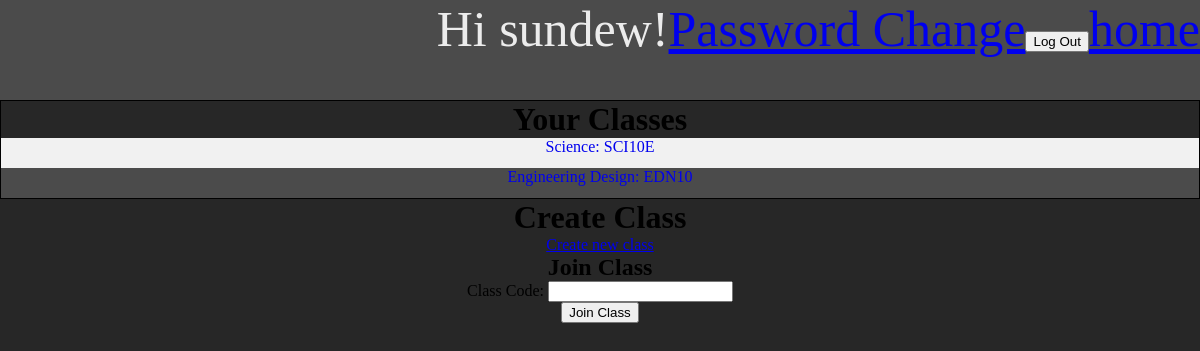
The app's page / (signed in) with its own data.
### accounts/models.py (models this page shows, shortened)
class ClassList(models.Model):
    UserID = models.ForeignKey(Account, on_delete=models.CASCADE)
    ClassID = models.ForeignKey(Classes, on_delete=models.CASCADE)  #
    Teacher = models.BooleanField("IsTeacher")

class Classes(models.Model):
    ClassName = models.CharField(max_length=100, null=True)
    Subject = models.CharField(max_length=50, null=True)
    id = models.AutoField(primary_key=True)
    ClassCode = models.CharField(max_length=6, null=True, verbose_name="Class Code")
    ClassJoinCode = models.CharField(max_length=6, null=True, unique=True, verbose_name="join Code")
    Teachers = models.ManyToManyField(User)

### accounts/views.py (the view)
# urls.py: 2. Add a URL to urlpatterns:  path('', Home.as_view(), name='home')
@login_required(redirect_field_name='registration/login/')
def Home(request):
    user = request.user
    class_lists = ClassList.objects.filter(UserID__id=user.id)
    if request.method == 'POST':
        form = JoinClassForm(request.POST)
        if form.is_valid():
            class_code = form.cleaned_data['class_code']
            return redirect(f'/joinclass/?code={class_code}')
    else:
        form = JoinClassForm()
    context = {
        'IsTeacher': user.account.IsTeacher,
        'class_list': class_lists,
        'form': form
    }
    return render(request, 'home.html', context=context)

### accounts/forms.py
class JoinClassForm(forms.Form):
    class_code = forms.CharField(label='Class Code', max_length=20)

### templates/home.html (shortened to what this page needs)
{% extends "base.html" %}
{% load static %}
{% block staticFiles %}
<link rel="stylesheet" href="{% static 'home.css' %}">
{% endblock %}
{% block content %}
<div id="ClassList">
  <h1>Your Classes</h1>
  <ul>
    {% for class in class_list %}
       <div id="ClassItem">
        <li>
          <a href="/class/{{ class.ClassID.id }}">{{ class.ClassID.ClassName }}: {{ class.ClassID.ClassCode }}</a>
        </li>
      </div>
    {% endfor %}
  </ul>
</div>
    {% if IsTeacher %}
      <div id="CreateClass">
        <h1>Create Class</h1>
        <a href="createClass">Create new class</a>
      </div>
    {% endif %}
    <h2>Join Class</h2>
    <form method="post">
        {{ form.as_p }}
        <button type="submit">Join Class</button>
    </form>
{% endblock %}

### templates/base.html (shortened to what this page needs)
{% load static %}
<!DOCTYPE html>
<html>
<head>
</head>
<body>
  {% block staticFiles %}
  {% endblock %}
  <link rel="stylesheet" href="{% static 'base.css' %}">
  <main>
    {% if user.is_authenticated %}
    <div id="navbar">
      <p>Hi {{ user.username }}!</p>
      <p><a href="{% url 'password_change' %}">Password Change</a></p>
      <form action="{% url 'logout' %}" method="post">
        <button type="submit">Log Out</button>
      </form>
      <a href="/">home</a>
    </div>
    {% endif %}
    <div id="content">
      {% block content %}
      {% endblock %}
    </div>
  </main>
</body>
</html>

### static/home.css (style rules this page uses)
#ClassList { border: solid 1px }
#ClassList li { list-style-type: none; margin: 0; }
#ClassList ul { padding: 0; }
#ClassItem { height: 30px; }
#ClassItem a { text-decoration: none; }
#ClassItem:nth-child(even) { color: white; background-color: rgb(75, 75, 75); }
#ClassItem:nth-child(odd) { color: black; background-color: rgb(241, 241, 241); }

### production/base.css (style rules this page uses)
body { background-color: rgb(39, 39, 39); }
#navbar { background-color: rgb(75, 75, 75); color: rgb(236, 236, 236); height: 100px; font-size: 50px; display: flex; justify-content: flex-end; }
#navbar button { align-self: right; }
* { margin: 0; text-align: center; }

### records on screen
ClassList: ClassID.ClassName "Science", ClassID.ClassCode "SCI10E"
ClassList: ClassID.ClassName "Engineering Design", ClassID.ClassCode "EDN10"

### other values on screen
{{ user.username }} "sundew"
